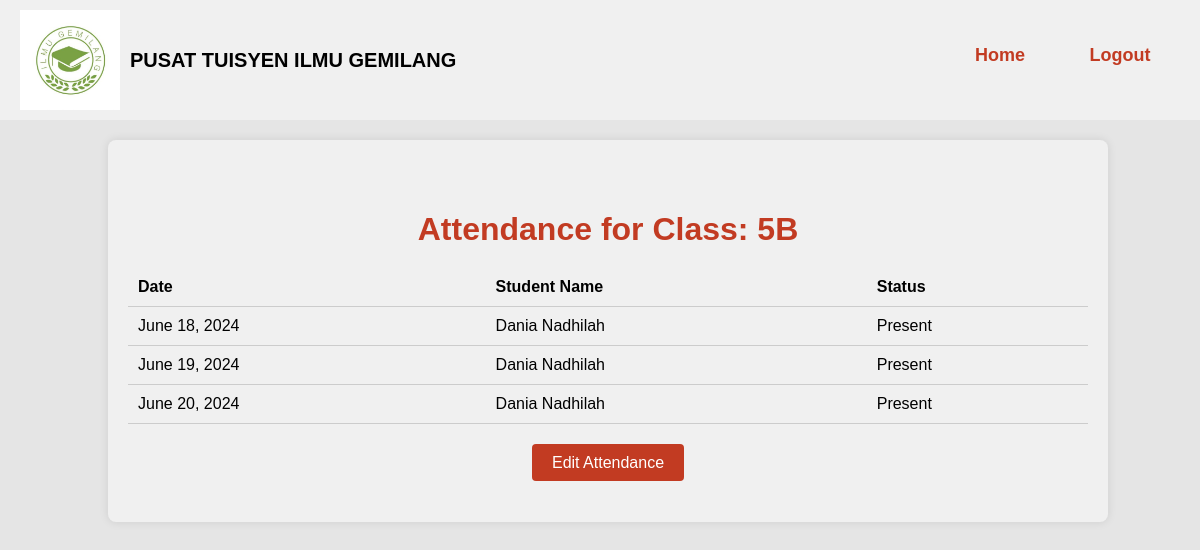
/ilmugemilang/viewattendance/5B/, run on the app's committed database.
### ilmugemilang/models.py (models this page shows, shortened)
class Class(models.Model):
    studclass = models.CharField(max_length=30, primary_key=True)
    subject = models.CharField(max_length=100)
    teachername = models.CharField(max_length=250)

class Attendance(models.Model):
    student = models.ForeignKey(Student, on_delete=models.CASCADE)
    class_assigned = models.ForeignKey(Class, on_delete=models.CASCADE)
    date = models.DateField()
    status = models.CharField(max_length=10, choices=[('Present', 'Present'), ('Absent', 'Absent')])

class Student(models.Model):
    studname = models.CharField(max_length=250, primary_key=True)
    studic = models.CharField(max_length=20)
    studage = models.PositiveIntegerField(default=2)
    housenum = models.CharField(max_length=15)
    mobilenum = models.CharField(max_length=15)
    parentsnum = models.CharField(max_length=15)
    houseaddress = models.CharField(max_length=250)
    email = models.CharField(max_length=100)
    currentschool = models.CharField(max_length=100)
    standard = models.CharField(max_length=15)
    subjects = models.ManyToManyField(Subject)

### ilmugemilang/views.py (the view)
# urls.py: path("viewattendance/<str:class_id>/",views.viewattendance,name="viewattendance"),
def viewattendance(request, class_id):
    class_obj = get_object_or_404(Class, pk=class_id)
    attendances = Attendance.objects.filter(class_assigned=class_obj)
    context = {
        'class_obj': class_obj,
        'attendances': attendances
    }
    return render(request, 'attendanceview.html', context)

### ilmugemilang/templates/attendanceview.html (shortened to what this page needs)
<!DOCTYPE html>
{% load static %}
<html lang="en">
<head>
</head>
<body>
    <nav class="navbar">
        <div class="navbar-left">
            <img src="{% static 'image/tuisyenlogo.jpg' %}" class="logo">
            <span class="site-name">PUSAT TUISYEN ILMU GEMILANG</span>
        </div>
        <div class="navbar-right" id="navbar-right">
            <a href="{% url 'teacher' %}">Home</a>
            <a href="{% url 'logout' %}">Logout</a>
        </div>
    </nav>
    <div class="container">
        <h1>Attendance for Class: {{ class_obj.studclass }}</h1>
        <table class="table">
            <thead>
                <tr>
                    <th>Date</th>
                    <th>Student Name</th>
                    <th>Status</th>
                </tr>
            </thead>
            <tbody>
                {% for attendance in attendances %}
                <tr>
                    <td>{{ attendance.date }}</td>
                    <td>{{ attendance.student.studname }}</td>
                    <td>{{ attendance.status }}</td>
                </tr>
                {% empty %}
                <tr>
                    <td colspan="3">No attendance records found.</td>
                </tr>
                {% endfor %}
            </tbody>
        </table>
        <a href="{% url 'attendance_form' class_obj.pk %}" class="button">Edit Attendance</a>
    </div>
</body>
</html>

### ilmugemilang/templates/attendanceview.html (style rules this page uses)
body { font-family: Geneva, Verdana, sans-serif; margin: 0; background-color: #e5e5e5; }
.navbar { display: flex; justify-content: space-between; align-items: center; background-color: #f0f0f0; padding: 10px 20px; margin-bottom: 20px; position: relative; z-index: 10; }
.navbar-left { display: flex; align-items: center; }
.logo { width: 100px; height: 100px; margin-right: 10px; }
.site-name { color: black; font-size: 20px; font-weight: bold; }
.navbar-right { display: flex; align-items: center; transition: all 0.3s ease; }
.navbar-right a { color: #c23b22; text-decoration: none; font-weight: bold; width: 100px; height: 30px; text-align: center; font-size: 18px; padding: 5px 10px; border-radius: 5px; transition: background-color 0.3s ease, color 0.3s ease; }
.container { background-color: #f0f0f0; padding: 50px 20px; margin-left: 9%; border-radius: 8px; box-shadow: 0 0 10px rgba(0, 0, 0, 0.1); text-align: center; width: 80%; }
h1 { color: #c23b22; margin-bottom: 20px; }
table { width: 100%; border-collapse: collapse; margin-top: 20px; margin-bottom: 30px; }
th, td { padding: 10px; border-bottom: 1px solid #ccc; text-align: left; }
th { background-color: #f0f0f0; }
.button { padding: 10px 20px; background-color: #c23b22; color: white; border: none; border-radius: 4px; cursor: pointer; text-decoration: none; }

### data on the page
Class: studclass "5B"
Attendance: date "June 18, 2024", student.studname "Dania Nadhilah", status "Present"
Attendance: date "June 19, 2024", student.studname "Dania Nadhilah", status "Present"
Attendance: date "June 20, 2024", student.studname "Dania Nadhilah", status "Present"
